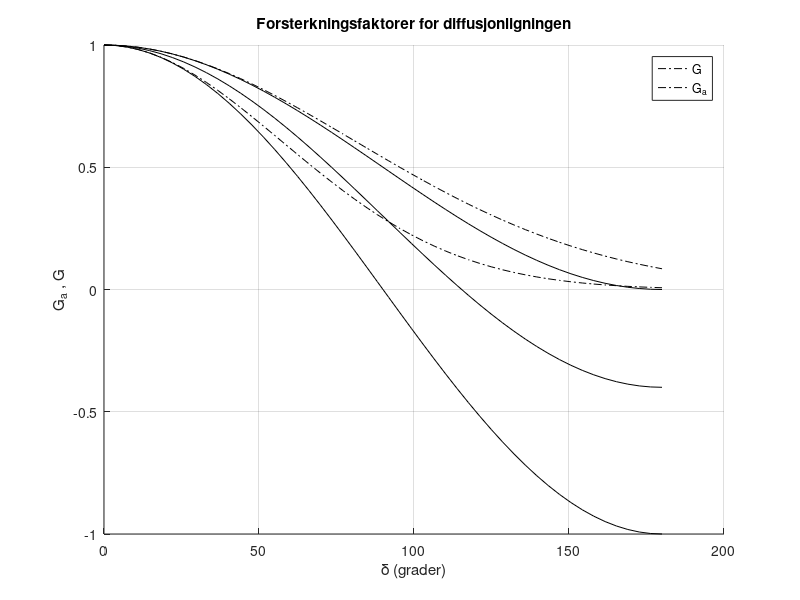

The MATLAB source for this figure:
% ==== program ampfacv2 ====
%
% Computes the amplification factor G of the 
% FTCS-scheme for diffusion equation
% as a function of the diffusion number D and the 
% phase-angle delta
%
clear; close;
dvecg = linspace(0,180,50);
drad = dvecg*pi/180;% delta i radianer
sdel = sin(drad/2).^2;
ylim([-1 1]);
hold on
% Ga
for D = [0.25 0.5]
    Ga = exp(-D*drad.^2);
    plot(dvecg,Ga,'k-.');
end
% G
for D = [0.25 0.35 0.5]
    G = 1 -4*D*sdel;
    plot(dvecg,G,'k');
end
hold off
grid
title('Forsterkningsfaktorer for diffusjonligningen');
xlabel('\delta (grader)');
ylabel('G{_a} , G');
legend('G','G{_a}');


    
